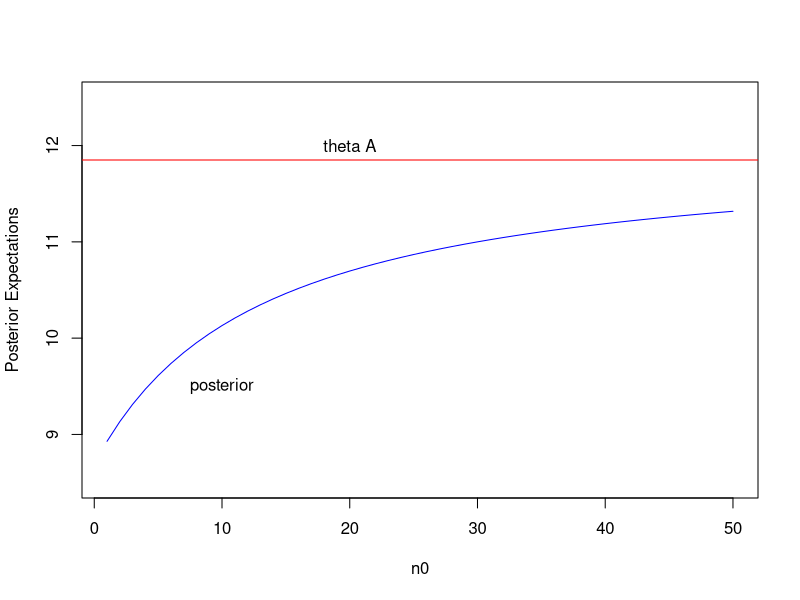

R code for this plot:
## ---- chunk 1
cat('95% Interval for GAM(237,20) : ', qgamma(.025,237,30), qgamma(.975,237,30))
## ---- chunk 2
cat('95% Interval for GAM(125,14) : ', qgamma(.025,125,14), qgamma(.975,125,14))
## ---- chunk 3
# is posterior expectation just E(\theta | y)
n0 = seq(1,50,1)
yB = c(11, 11, 10, 9, 9, 8, 7, 10, 6, 8, 8, 9, 7)
n = length(yB)
sum_yB = sum(yB)
means = c() 

for (i in n0){
  
  # prior 
  alpha = 12 * i
  beta = i
  
  # posterior 
  posterior_alpha = alpha + sum_yB
  posterior_beta = beta + n 
  
  posterior_expectation = posterior_alpha / posterior_beta
  means = append(means,posterior_expectation)
  
}
## ---- chunk 4
plot(n0,means,type='l',
    ylim=c(8.5,12.5),
    ylab='Posterior Expectations',
    col='blue')
abline(h=11.85,col='red')
text(10,9.5, "posterior")
text(20,12, "theta A")
